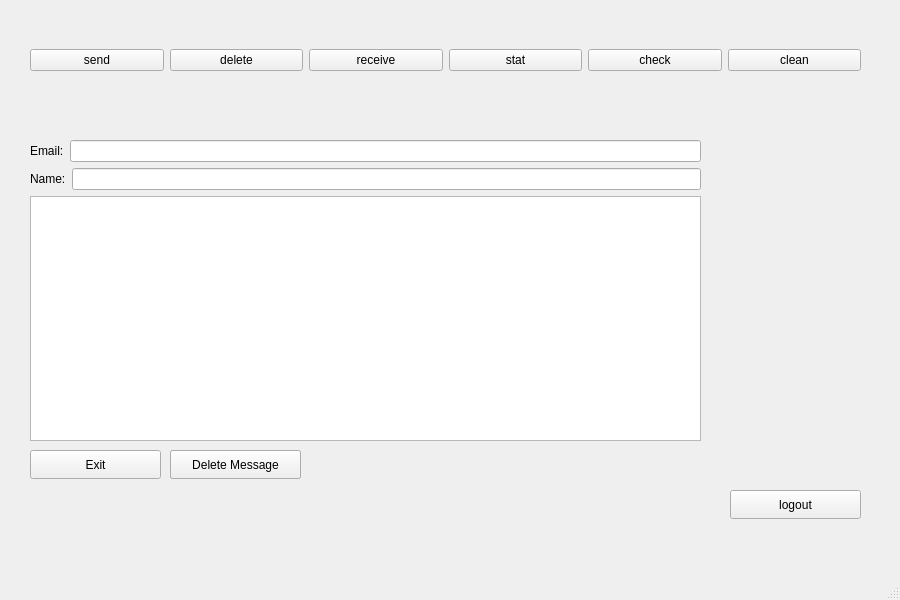
<?xml version="1.0" encoding="UTF-8"?>
<ui version="4.0">
 <class>UserWindow</class>
 <widget class="QMainWindow" name="UserWindow">
  <property name="geometry">
   <rect>
    <x>0</x>
    <y>0</y>
    <width>900</width>
    <height>600</height>
   </rect>
  </property>
  <property name="windowTitle">
   <string>MainWindow</string>
  </property>
  <property name="toolTip">
   <string/>
  </property>
  <property name="toolTipDuration">
   <number>2</number>
  </property>
  <widget class="QWidget" name="centralwidget">
   <widget class="QPushButton" name="logoutButton">
    <property name="geometry">
     <rect>
      <x>730</x>
      <y>490</y>
      <width>131</width>
      <height>29</height>
     </rect>
    </property>
    <property name="text">
     <string>logout</string>
    </property>
   </widget>
   <widget class="QWidget" name="horizontalLayoutWidget">
    <property name="geometry">
     <rect>
      <x>30</x>
      <y>20</y>
      <width>831</width>
      <height>80</height>
     </rect>
    </property>
    <layout class="QHBoxLayout" name="horizontalLayout">
     <item>
      <widget class="QPushButton" name="sendButton">
       <property name="toolTip">
        <string>&lt;html&gt;&lt;head/&gt;&lt;body&gt;&lt;p&gt;send a message to another user&lt;/p&gt;&lt;/body&gt;&lt;/html&gt;</string>
       </property>
       <property name="text">
        <string>send</string>
       </property>
      </widget>
     </item>
     <item>
      <widget class="QPushButton" name="deleteButton">
       <property name="toolTip">
        <string>&lt;html&gt;&lt;head/&gt;&lt;body&gt;&lt;p&gt;choose a message you want to delete&lt;/p&gt;&lt;/body&gt;&lt;/html&gt;</string>
       </property>
       <property name="whatsThis">
        <string>&lt;html&gt;&lt;head/&gt;&lt;body&gt;&lt;p&gt;&lt;br/&gt;&lt;/p&gt;&lt;/body&gt;&lt;/html&gt;</string>
       </property>
       <property name="text">
        <string>delete</string>
       </property>
      </widget>
     </item>
     <item>
      <widget class="QPushButton" name="receiveButton">
       <property name="toolTip">
        <string>&lt;html&gt;&lt;head/&gt;&lt;body&gt;&lt;p&gt;receive a message&lt;/p&gt;&lt;/body&gt;&lt;/html&gt;</string>
       </property>
       <property name="whatsThis">
        <string>&lt;html&gt;&lt;head/&gt;&lt;body&gt;&lt;p&gt;&lt;br/&gt;&lt;/p&gt;&lt;/body&gt;&lt;/html&gt;</string>
       </property>
       <property name="text">
        <string>receive</string>
       </property>
      </widget>
     </item>
     <item>
      <widget class="QPushButton" name="statButton">
       <property name="toolTip">
        <string>&lt;html&gt;&lt;head/&gt;&lt;body&gt;&lt;p&gt;get your statistics&lt;/p&gt;&lt;/body&gt;&lt;/html&gt;</string>
       </property>
       <property name="whatsThis">
        <string>&lt;html&gt;&lt;head/&gt;&lt;body&gt;&lt;p&gt;&lt;br/&gt;&lt;/p&gt;&lt;/body&gt;&lt;/html&gt;</string>
       </property>
       <property name="text">
        <string>stat</string>
       </property>
      </widget>
     </item>
     <item>
      <widget class="QPushButton" name="checkButton">
       <property name="toolTip">
        <string>&lt;html&gt;&lt;head/&gt;&lt;body&gt;&lt;p&gt;check if there is a message for you&lt;/p&gt;&lt;/body&gt;&lt;/html&gt;</string>
       </property>
       <property name="whatsThis">
        <string>&lt;html&gt;&lt;head/&gt;&lt;body&gt;&lt;p&gt;&lt;br/&gt;&lt;/p&gt;&lt;/body&gt;&lt;/html&gt;</string>
       </property>
       <property name="text">
        <string>check</string>
       </property>
      </widget>
     </item>
     <item>
      <widget class="QPushButton" name="cleanButton">
       <property name="toolTip">
        <string>&lt;html&gt;&lt;head/&gt;&lt;body&gt;&lt;p&gt;delete all your messages&lt;/p&gt;&lt;/body&gt;&lt;/html&gt;</string>
       </property>
       <property name="whatsThis">
        <string>&lt;html&gt;&lt;head/&gt;&lt;body&gt;&lt;p&gt;&lt;br/&gt;&lt;/p&gt;&lt;/body&gt;&lt;/html&gt;</string>
       </property>
       <property name="text">
        <string>clean</string>
       </property>
      </widget>
     </item>
    </layout>
   </widget>
   <widget class="QLabel" name="statusLabel">
    <property name="geometry">
     <rect>
      <x>30</x>
      <y>100</y>
      <width>401</width>
      <height>31</height>
     </rect>
    </property>
    <property name="text">
     <string>&lt;html&gt;&lt;head/&gt;&lt;body&gt;&lt;p&gt;&lt;span style=&quot; font-size:11pt;&quot;&gt;&lt;br/&gt;&lt;/span&gt;&lt;/p&gt;&lt;/body&gt;&lt;/html&gt;</string>
    </property>
   </widget>
   <widget class="QWidget" name="verticalLayoutWidget">
    <property name="geometry">
     <rect>
      <x>30</x>
      <y>140</y>
      <width>671</width>
      <height>301</height>
     </rect>
    </property>
    <layout class="QVBoxLayout" name="SendLayout">
     <item>
      <layout class="QHBoxLayout" name="horizontalLayout_2">
       <item>
        <widget class="QLabel" name="SendEmailLabel">
         <property name="text">
          <string>Email:</string>
         </property>
        </widget>
       </item>
       <item>
        <widget class="QLineEdit" name="SendEmailInput"/>
       </item>
      </layout>
     </item>
     <item>
      <layout class="QHBoxLayout" name="horizontalLayout_3">
       <item>
        <widget class="QLabel" name="SendNameLabel">
         <property name="text">
          <string>Name:</string>
         </property>
        </widget>
       </item>
       <item>
        <widget class="QLineEdit" name="SendNameInput"/>
       </item>
      </layout>
     </item>
     <item>
      <widget class="QPlainTextEdit" name="SendMessageInput"/>
     </item>
    </layout>
   </widget>
   <widget class="QPushButton" name="TheRealSend">
    <property name="geometry">
     <rect>
      <x>170</x>
      <y>450</y>
      <width>131</width>
      <height>29</height>
     </rect>
    </property>
    <property name="text">
     <string>Send Message</string>
    </property>
   </widget>
   <widget class="QPushButton" name="TheExitFromSend">
    <property name="geometry">
     <rect>
      <x>30</x>
      <y>450</y>
      <width>131</width>
      <height>29</height>
     </rect>
    </property>
    <property name="text">
     <string>Exit</string>
    </property>
   </widget>
   <widget class="QPushButton" name="TheRealDelete">
    <property name="geometry">
     <rect>
      <x>170</x>
      <y>450</y>
      <width>131</width>
      <height>29</height>
     </rect>
    </property>
    <property name="text">
     <string>Delete Message</string>
    </property>
   </widget>
  </widget>
  <widget class="QMenuBar" name="menubar">
   <property name="geometry">
    <rect>
     <x>0</x>
     <y>0</y>
     <width>900</width>
     <height>26</height>
    </rect>
   </property>
  </widget>
  <widget class="QStatusBar" name="statusbar"/>
 </widget>
 <resources/>
 <connections/>
</ui>
